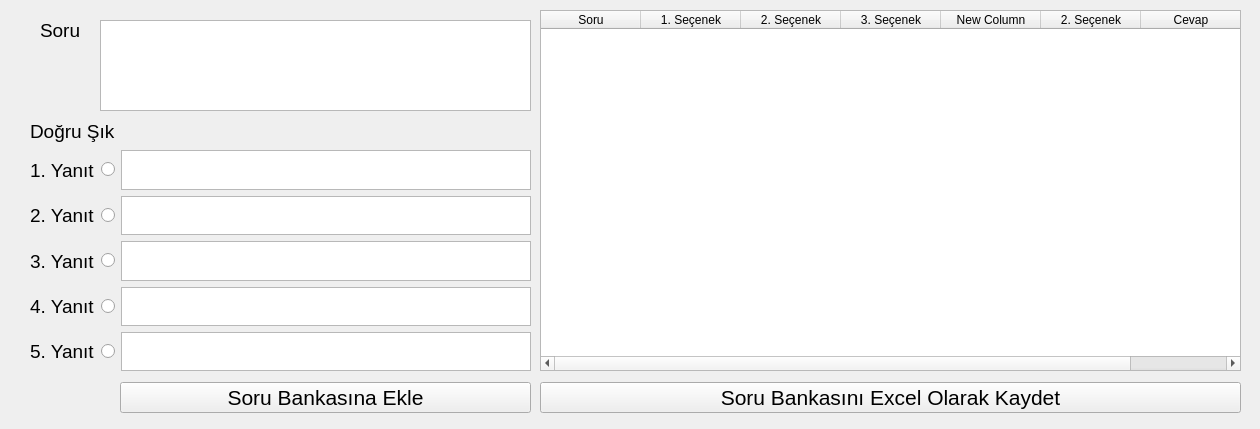
<?xml version="1.0" encoding="UTF-8"?>
<ui version="4.0">
 <class>Form</class>
 <widget class="QWidget" name="Form">
  <property name="geometry">
   <rect>
    <x>0</x>
    <y>0</y>
    <width>1260</width>
    <height>429</height>
   </rect>
  </property>
  <property name="windowTitle">
   <string>Form</string>
  </property>
  <widget class="QLabel" name="label">
   <property name="geometry">
    <rect>
     <x>40</x>
     <y>20</y>
     <width>41</width>
     <height>21</height>
    </rect>
   </property>
   <property name="font">
    <font>
     <pointsize>14</pointsize>
    </font>
   </property>
   <property name="text">
    <string>Soru</string>
   </property>
   <property name="textFormat">
    <enum>Qt::AutoText</enum>
   </property>
  </widget>
  <widget class="QTextEdit" name="textEdit">
   <property name="geometry">
    <rect>
     <x>100</x>
     <y>20</y>
     <width>431</width>
     <height>91</height>
    </rect>
   </property>
  </widget>
  <widget class="QLabel" name="label_2">
   <property name="geometry">
    <rect>
     <x>30</x>
     <y>120</y>
     <width>91</width>
     <height>23</height>
    </rect>
   </property>
   <property name="font">
    <font>
     <pointsize>14</pointsize>
    </font>
   </property>
   <property name="text">
    <string>Doğru Şık</string>
   </property>
   <property name="textFormat">
    <enum>Qt::AutoText</enum>
   </property>
  </widget>
  <widget class="QTableWidget" name="tableWidget">
   <property name="geometry">
    <rect>
     <x>540</x>
     <y>10</y>
     <width>701</width>
     <height>361</height>
    </rect>
   </property>
   <column>
    <property name="text">
     <string>Soru</string>
    </property>
   </column>
   <column>
    <property name="text">
     <string>1. Seçenek</string>
    </property>
   </column>
   <column>
    <property name="text">
     <string>2. Seçenek</string>
    </property>
   </column>
   <column>
    <property name="text">
     <string>3. Seçenek</string>
    </property>
   </column>
   <column>
    <property name="text">
     <string>New Column</string>
    </property>
   </column>
   <column>
    <property name="text">
     <string>2. Seçenek</string>
    </property>
   </column>
   <column>
    <property name="text">
     <string>Cevap</string>
    </property>
   </column>
  </widget>
  <widget class="QPushButton" name="pushButton">
   <property name="geometry">
    <rect>
     <x>120</x>
     <y>382</y>
     <width>411</width>
     <height>31</height>
    </rect>
   </property>
   <property name="font">
    <font>
     <pointsize>16</pointsize>
    </font>
   </property>
   <property name="text">
    <string>Soru Bankasına Ekle</string>
   </property>
  </widget>
  <widget class="QPushButton" name="pushButton_2">
   <property name="geometry">
    <rect>
     <x>540</x>
     <y>382</y>
     <width>701</width>
     <height>31</height>
    </rect>
   </property>
   <property name="font">
    <font>
     <pointsize>16</pointsize>
    </font>
   </property>
   <property name="text">
    <string>Soru Bankasını Excel Olarak Kaydet</string>
   </property>
  </widget>
  <widget class="QWidget" name="">
   <property name="geometry">
    <rect>
     <x>30</x>
     <y>150</y>
     <width>501</width>
     <height>221</height>
    </rect>
   </property>
   <layout class="QGridLayout" name="gridLayout">
    <item row="0" column="0">
     <widget class="QLabel" name="label_3">
      <property name="font">
       <font>
        <pointsize>14</pointsize>
       </font>
      </property>
      <property name="text">
       <string>1. Yanıt</string>
      </property>
      <property name="textFormat">
       <enum>Qt::AutoText</enum>
      </property>
     </widget>
    </item>
    <item row="0" column="1">
     <widget class="QRadioButton" name="radioButton">
      <property name="text">
       <string/>
      </property>
     </widget>
    </item>
    <item row="0" column="2">
     <widget class="QTextEdit" name="textEdit_2"/>
    </item>
    <item row="1" column="0">
     <widget class="QLabel" name="label_5">
      <property name="font">
       <font>
        <pointsize>14</pointsize>
       </font>
      </property>
      <property name="text">
       <string>2. Yanıt</string>
      </property>
      <property name="textFormat">
       <enum>Qt::AutoText</enum>
      </property>
     </widget>
    </item>
    <item row="1" column="1">
     <widget class="QRadioButton" name="radioButton_2">
      <property name="text">
       <string/>
      </property>
     </widget>
    </item>
    <item row="1" column="2">
     <widget class="QTextEdit" name="textEdit_3"/>
    </item>
    <item row="2" column="0">
     <widget class="QLabel" name="label_4">
      <property name="font">
       <font>
        <pointsize>14</pointsize>
       </font>
      </property>
      <property name="text">
       <string>3. Yanıt</string>
      </property>
      <property name="textFormat">
       <enum>Qt::AutoText</enum>
      </property>
     </widget>
    </item>
    <item row="2" column="1">
     <widget class="QRadioButton" name="radioButton_3">
      <property name="text">
       <string/>
      </property>
     </widget>
    </item>
    <item row="2" column="2">
     <widget class="QTextEdit" name="textEdit_4"/>
    </item>
    <item row="3" column="0">
     <widget class="QLabel" name="label_7">
      <property name="font">
       <font>
        <pointsize>14</pointsize>
       </font>
      </property>
      <property name="text">
       <string>4. Yanıt</string>
      </property>
      <property name="textFormat">
       <enum>Qt::AutoText</enum>
      </property>
     </widget>
    </item>
    <item row="3" column="1">
     <widget class="QRadioButton" name="radioButton_4">
      <property name="text">
       <string/>
      </property>
     </widget>
    </item>
    <item row="3" column="2">
     <widget class="QTextEdit" name="textEdit_5"/>
    </item>
    <item row="4" column="0">
     <widget class="QLabel" name="label_6">
      <property name="font">
       <font>
        <pointsize>14</pointsize>
       </font>
      </property>
      <property name="text">
       <string>5. Yanıt</string>
      </property>
      <property name="textFormat">
       <enum>Qt::AutoText</enum>
      </property>
     </widget>
    </item>
    <item row="4" column="1">
     <widget class="QRadioButton" name="radioButton_5">
      <property name="text">
       <string/>
      </property>
     </widget>
    </item>
    <item row="4" column="2">
     <widget class="QTextEdit" name="textEdit_6"/>
    </item>
   </layout>
  </widget>
 </widget>
 <resources/>
 <connections/>
</ui>
